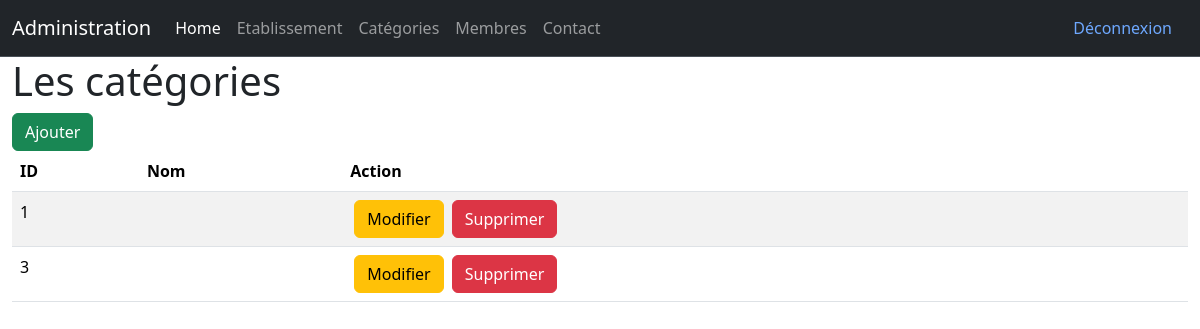
/admin/categories.php (signed in), run on an earlier commit of the app's database.
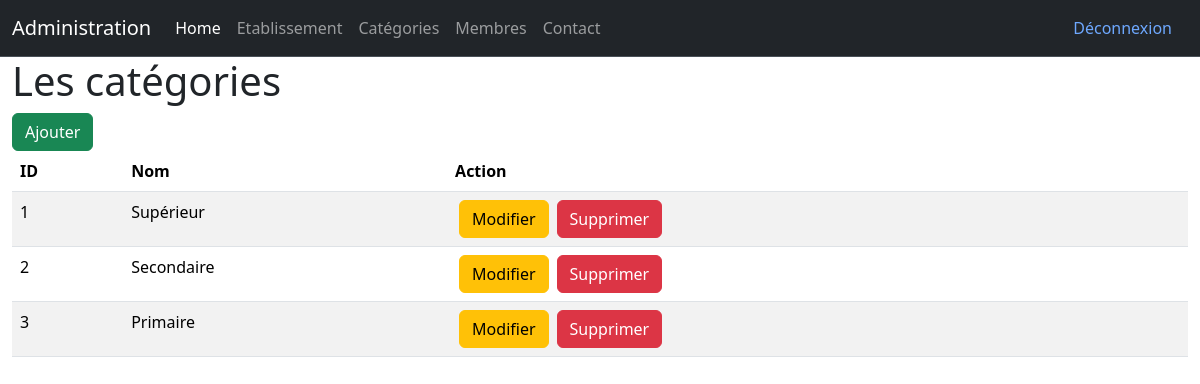
And on a later commit of the database.
### tables this page shows
CREATE TABLE IF NOT EXISTS `categories` (
  `id` int NOT NULL AUTO_INCREMENT,
  `nom` varchar(255) NOT NULL,
  PRIMARY KEY (`id`)
);

### admin/categories.php (the view, shortened to what this page needs)
<?php
require "../connexion.php";
?>
<!DOCTYPE html>
<html lang="en">
<head>
    <link href="https://cdn.jsdelivr.net/npm/bootstrap@5.3.3/dist/css/bootstrap.min.css" rel="stylesheet">
</head>
<body>
<?php
include("partials/header.php");
?>
<div class="container-fluid">
    <h1>Les catégories</h1>
    <a href="addCategory.php" class="btn btn-success">Ajouter</a>
    <table class="table table-striped">
        <thead>
        <tr>
            <th>ID</th>
            <th>Nom</th>
            <th>Action</th>
        </tr>
        </thead>
        <tbody>
        <?php
        $categories = $bdd->query("SELECT * FROM categories");
        while($don = $categories->fetch())
        {
            echo "<tr>";
            echo "<td>".$don['id']."</td>";
            echo "<td>".$don['nom']."</td>";
            echo "<td>";
            echo "<a href='updateCategory.php?id=".$don['id']."' class='btn btn-warning mx-1'>Modifier</a>";
            echo "<a href='categories.php?delete=".$don['id']."' class='btn btn-danger mx-1'>Supprimer</a>";
            echo "</td>";
            echo "</tr>";
        }
        ?>
        </tbody>
    </table>
</div>
</body>
</html>

What changed in the data, as far as the page shows it:
changed categories id 1: nom (not shown) → "Supérieur"
added categories: id "2", nom "Secondaire"
changed categories id 3: nom (not shown) → "Primaire"
